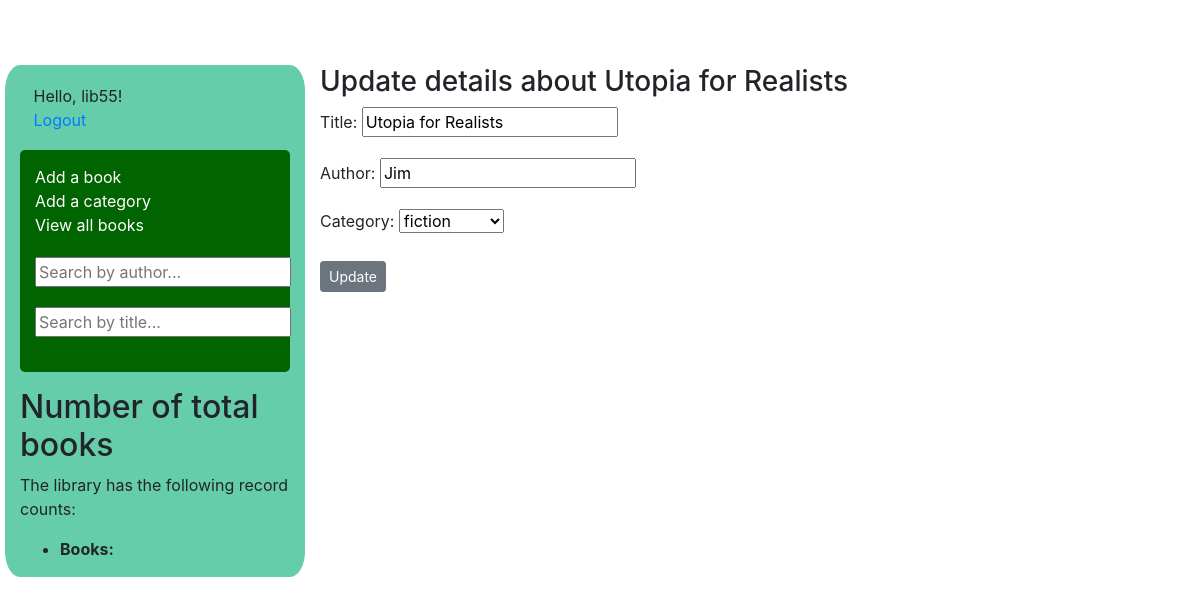
The app's page /edit_book/1/ (signed in) with its own data.
### manager/models.py (models this page shows, shortened)
class User(AbstractUser):
    email = models.EmailField()
    is_student = models.BooleanField(default=False)
    is_librarian = models.BooleanField(default=False)

class Book(models.Model):
    book_id = models.AutoField(primary_key=True)
    title = models.CharField(max_length=200)
    author = models.CharField(max_length=200)
    category = models.ForeignKey(Category, on_delete=models.CASCADE)
    loaned = models.CharField(max_length=200, default='available')

class Category(models.Model):
    category_id = models.AutoField(primary_key=True)
    name = models.CharField(max_length=200,unique=True)
    def __str__(self):
        return self.name

### manager/views.py (the view)
# urls.py: path('edit_book/<int:pk>/', EditBook.as_view(template_name='edit_book.html'), name='edit_book'),
@method_decorator([login_required, librarian_required], name='dispatch')
class EditBook(UpdateView):
    model = Book
    template_name = 'edit_book.html'
    fields = ['title', 'author', 'category']

### manager/templates/edit_book.html (shortened to what this page needs)
{% extends "base.html" %}
{% block content %}
<h3>Update details about {{book.title}}</h3>
<div class="content-section">
        <form method="post">
            {{ form.as_p }}
            <a class="btn btn-secondary btn-sm mt-1 mb-1" href="{% url 'list_books' %}">Update</a>
        </form>
    </div>
{% endblock %}

### manager/templates/base.html (shortened to what this page needs)
<!DOCTYPE html>
<html lang="en">
<head>
  <link rel="stylesheet" href="https://cdn.jsdelivr.net/npm/bootstrap@4.5.3/dist/css/bootstrap.min.css">
  {% load static %}
  <link rel="stylesheet" href="{% static 'css/style.css' %}">
</head>
<body>
  <div class="container-fluid">
    <div class="row">
      <div class="col-sm-3">
      {% block sidebar %}
      <div class="" id="user_greeting">
      <div>Hello, {{ user.username|default:'Guest' }}!</div>
      {% if user.is_authenticated %}
      <div><a href="{% url 'logout' %}">Logout</a></div>
      {% else %}
      <div><a href="{% url 'login' %}">Log In</a></div>
      <div><a href="{% url 'signup' %}">Register</a></div>
      {% endif %}
      </div>
        <ul class="sidebar-nav">
          {% if user.is_authenticated and user.is_librarian %}
          <li><a href="{% url 'add_book' %}">Add a book</a></li>
          <li><a href="{% url 'add_category' %}">Add a category</a></li>
          <li><a href="{% url 'list_books' %}">View all books</a></li>
          {% elif user.is_authenticated and user.is_student %}
          <li><a href="{% url 'list_loaned' %}">View my profile</a></li>
          <li><a href="{% url 'list_books' %}">View all books</a></li>
          {% endif %}
          {% if user.is_authenticated %}
          <form class="searchbar" action="{% url 'search_by_author' %}" method="get">
            <input name="author" type="text" placeholder="Search by author...">
          </form>
           <form class="searchbar" action="{% url 'search_by_title' %}" method="get">
            <input name="title" type="text" placeholder="Search by title...">
          </form>
          {% endif %}
        </ul>
        <h2>Number of total books</h2>
  <p>The library has the following record counts:</p>
  <ul>
    <li><strong>Books:</strong> {{ num_books }}</li>
  </ul>
     {% endblock %}
      </div>
      <div class="col-sm-9 ">{% block content %}{% endblock %}</div>
    </div>
  </div>
</body>
</html>

### manager/static/css/style.css (style rules this page uses)
.sidebar-nav { background: darkgreen; border-radius: 5px; padding: 15px 15px; }
.sidebar-nav li { list-style-type: none; }
.sidebar-nav a { color:white; }
.container-fluid { padding-top: 5%; margin: 5px; }
#user_greeting { margin: 5px 0px; padding: 5%; }
.col-sm-3 { background-color: mediumaquamarine; border-radius: 5%; }
.searchbar { margin-top: 20px; margin-bottom: 20px; }

### records on screen
User: username "lib55"
Book: title "Utopia for Realists", author "Jim"
Category: category "fiction"
